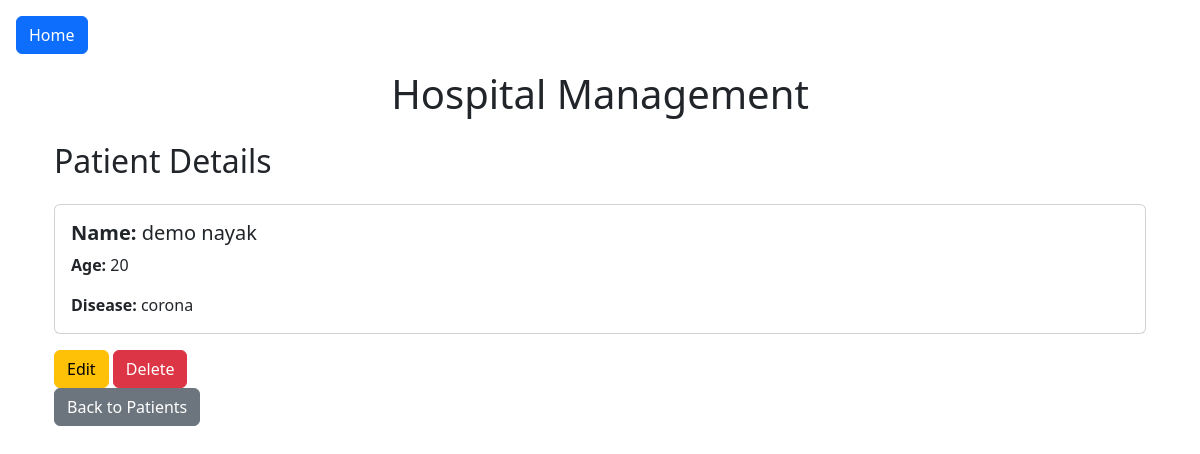
/patient/1/detail/ (signed in), run on an earlier commit of the app's database.
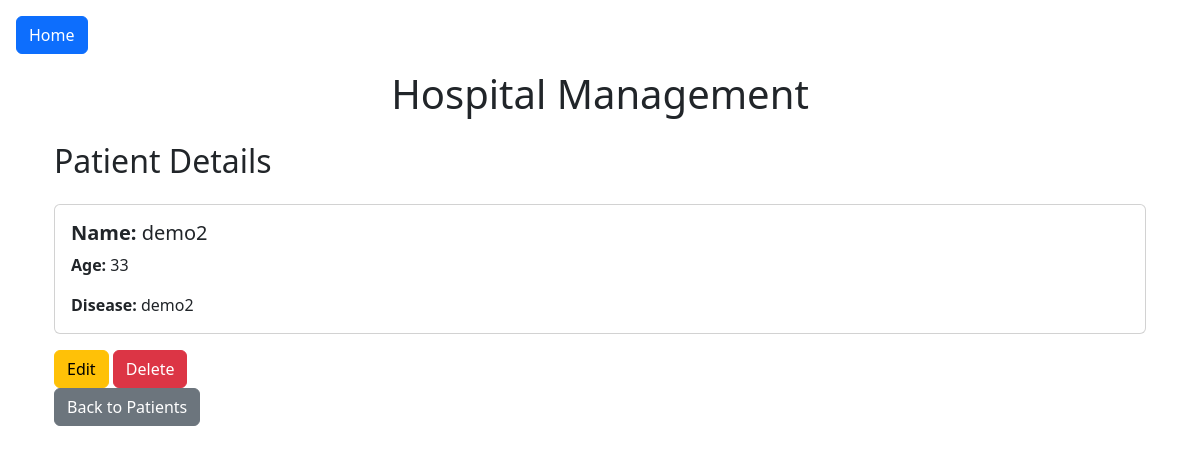
And on a later commit of the database.
### app/models.py (models this page shows, shortened)
class Patient(models.Model):
    name = models.CharField(max_length=100)
    age = models.IntegerField()
    disease = models.CharField(max_length=100)

### app/views.py (the view)
# urls.py: path('patient/<int:pk>/detail/', PatientDetailView.as_view(), name='patient-detail'),
class PatientDetailView(LoginRequiredMixin, DetailView):
    model = Patient
    template_name = 'patient_detail.html'
    context_object_name = 'patient'

### app/templates/patient_detail.html
{% extends 'base.html' %}
{% block content %}
<div class="container my-4">
    <h2 class="mb-4">Patient Details</h2>
    <div class="card">
        <div class="card-body">
            <h5 class="card-title"><strong>Name:</strong> {{ object.name }}</h5>
            <p class="card-text"><strong>Age:</strong> {{ object.age }}</p>
            <p class="card-text"><strong>Disease:</strong> {{ object.disease }}</p>
        </div>
    </div>
    <div class="mt-3">
        <a href="{% url 'patient-update' patient.pk %}" class="btn btn-warning">Edit</a>
        <a href="{% url 'patient-delete' patient.pk %}" class="btn btn-danger">Delete</a>
    </div>
    <a href="{% url 'patient-list' %}" class="btn btn-secondary">Back to Patients</a>
</div>
{% endblock %}

### app/templates/base.html (shortened to what this page needs)
{% load static %}
<!DOCTYPE html>
<html>
<head>
    <link href="https://cdn.jsdelivr.net/npm/bootstrap@5.3.0/dist/css/bootstrap.min.css" rel="stylesheet">
</head>
<body class="p-3">
    <a href="{% url 'home' %}" class="btn btn-primary mb-3">Home</a>
    <div class="container">
        <h1 class="mb-4 text-center">Hospital Management</h1>
        {% block content %}{% endblock %}
    </div>
</body>
</html>

What changed in the data, as far as the page shows it:
changed Patient: name "demo nayak" → "demo2"; age "20" → "33"; disease "corona" → "demo2"
